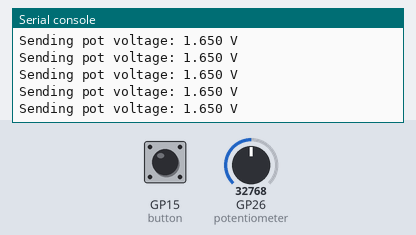
Simulated run of this program. Board: Raspberry Pi Pico running MicroPython. Shown: the last lines printed to the serial console. The inputs (shaded band) are chosen by the test bench; at power-on: GP15 (button) HIGH, GP26 (potentiometer) = 32768 (analog values on the 0–65535 scale).

Above: at 1.2 s.
1.3 s: GP15 (button) pulled LOW for 0.15 s
At 1.43 s:
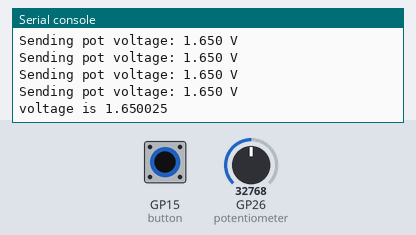
2.9 s: GP26 (potentiometer) set to 45874
At 3.23 s:
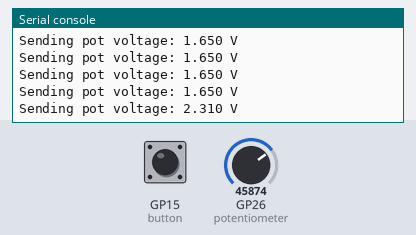
4.4 s: GP15 (button) pulled LOW for 1 s
At 5.2 s:
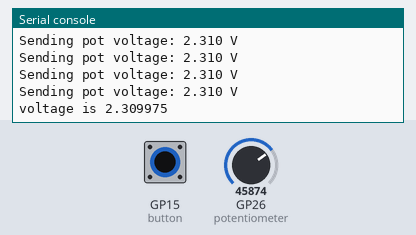
6.9 s: GP26 (potentiometer) set to 57670
At 6.98 s:
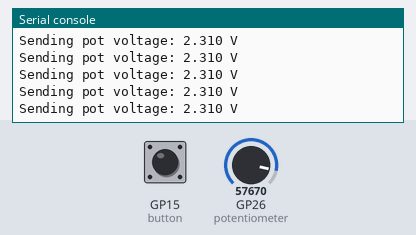
Timing chart, 0 to 9.4 s (numbered marks = the images above; inputs shaded):
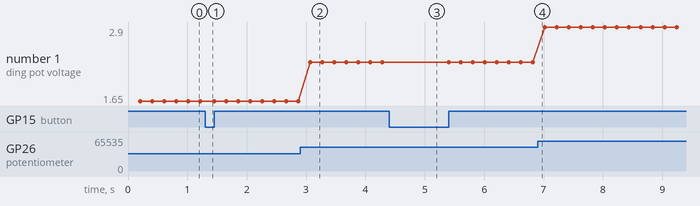

Measured:
- after the input at 1.3 s, the serial console: prints a new line at once (image 1)
- after the input at 2.9 s, the serial console: prints a new line after 0.17 s (image 2)
- after the input at 4.4 s, the serial console: prints a new line at once (image 3)
- plotted number 1: 1.65 → 2.31 after the input at 2.9 s, 2.31 → 2.9 after the input at 6.9 s

The program:

main.py
```python
from machine import UART, Pin, ADC
import time

uart = UART(0, baudrate=9600, tx=Pin(0), rx=Pin(1))

# Initialize ADC on GP26 (ADC0)
potentiometer = ADC(26)

# Optional: Keep the button code if you still have it wired
button = Pin(15, Pin.IN, Pin.PULL_UP)

print("ADC Telemetry System Ready")

last_send_time = 0
conversion_factor = 3.3 / 65535
voltage = 0


while True:
    current_time = time.ticks_ms()

    # --- Part A: Read Potentiometer ---
    # We use a timer check so we don't spam the Pi Zero 1000 times a second.
    # Sending every 200ms (5 times a second) is usually snappy enough.
    if time.ticks_diff(current_time, last_send_time) > 200:

        # Read raw 16-bit value (0 - 65535)
        raw_value = potentiometer.read_u16()
        voltage = raw_value * conversion_factor

        # Format: "D:<voltage>\n" — send with prefix to filter noise
        message = "D:{:.3f}\n".format(voltage)
        print(f"Sending pot voltage: {voltage:.3f} V")
        uart.write(message)

        last_send_time = current_time

    # --- Part B: Check Button (Instant trigger) ---
    if button.value() == 0:
        uart.write("btn:pressed\n")
        print(f"voltage is {voltage}")

        while button.value() == 0:
            time.sleep(0.01)
```
